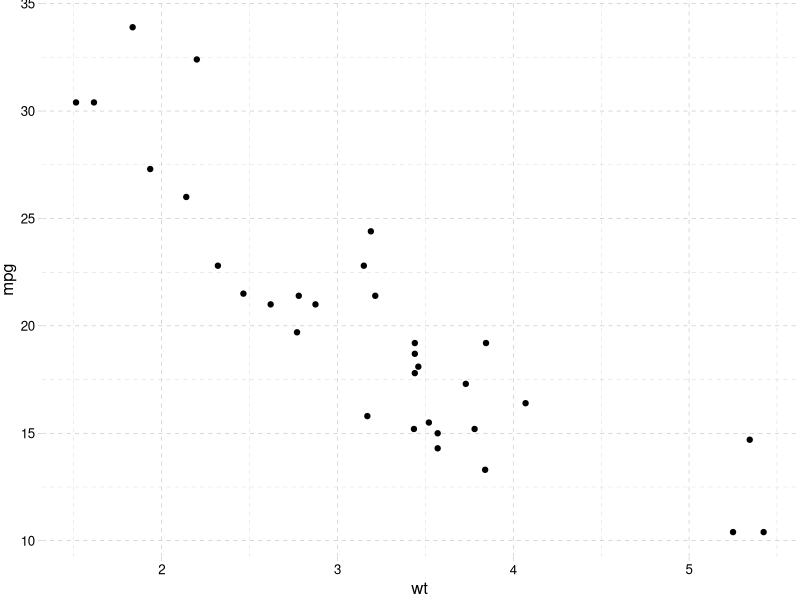

The R source for this figure:
library(ggplot2)
library(ggthemes)

# theme_set(theme_minimal())

pl <- ggplot(mtcars, aes(x=wt, y=mpg))

pl1 <- pl + geom_point()

pl2 <- pl1 + theme_pander()

print(pl2)

# install.packages('ggthemes')